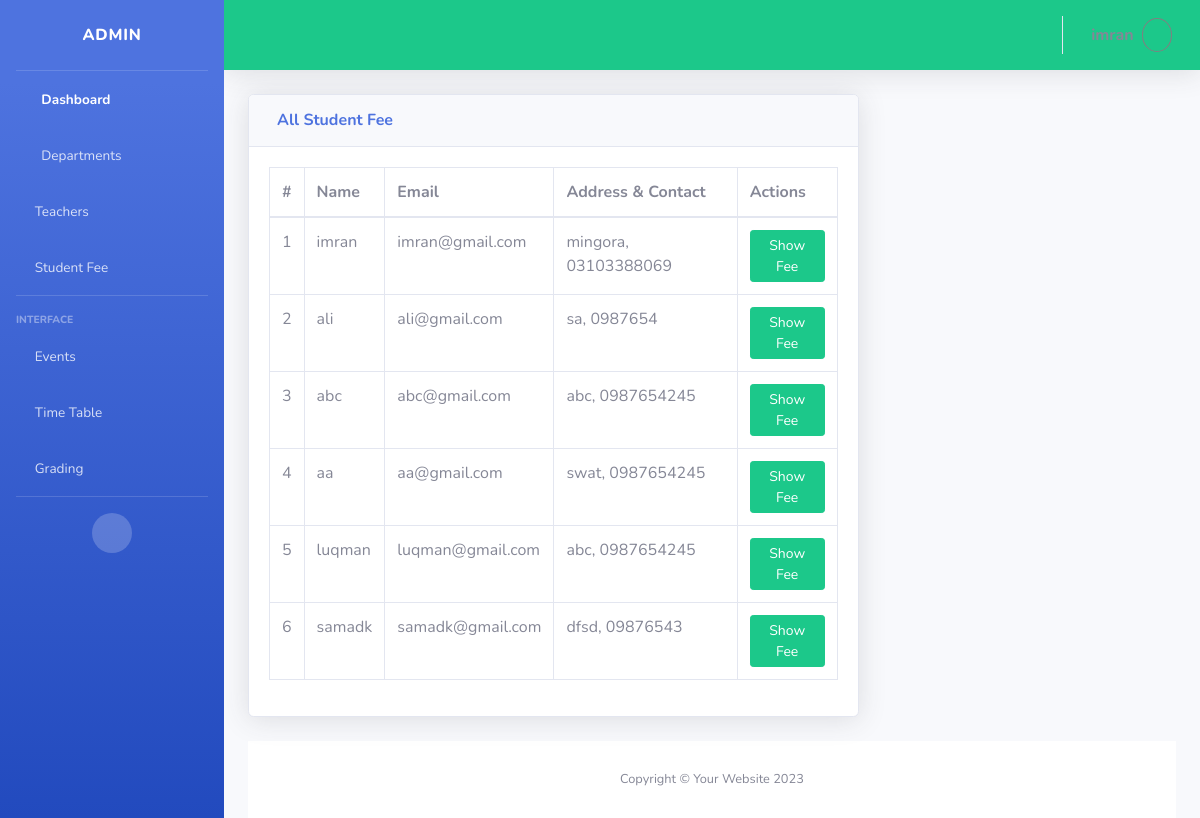
/admin/student_fee.php (signed in), run on the app's committed database.
### tables this page shows
CREATE TABLE `student_tbl` (
  `std_id` int(11) NOT NULL AUTO_INCREMENT,
  `name` varchar(255) DEFAULT NULL,
  `email` varchar(200) DEFAULT NULL,
  `password` varchar(255) DEFAULT NULL,
  `address` varchar(255) DEFAULT NULL,
  `contact` varchar(15) DEFAULT NULL,
  `campus_id` int(11) DEFAULT NULL,
  `batch_id` int(11) DEFAULT NULL,
  `semester` varchar(200) DEFAULT NULL,
  PRIMARY KEY (`std_id`),
  UNIQUE KEY `email` (`email`),
  KEY `campus_id` (`campus_id`),
  KEY `batch_id` (`batch_id`),
  CONSTRAINT `student_tbl_ibfk_1` FOREIGN KEY (`campus_id`) REFERENCES `campus_tbl` (`campus_id`) ON DELETE CASCADE ON UPDATE CASCADE,
  CONSTRAINT `student_tbl_ibfk_2` FOREIGN KEY (`batch_id`) REFERENCES `batch_tbl` (`batch_id`) ON DELETE CASCADE ON UPDATE CASCADE
);

### admin/student_fee.php (the view, shortened to what this page needs)
<?php
include('includes/header.php');
include('includes/navbar.php');
include('includes/top_bar.php');
$campus_id = $_SESSION['campus_id'];
?>
<div class="container-fluid">
    <div class="row">
        <div class="col-xl-8 col-md-12">
            <?php
        $sno = 1;
        $select_query = "SELECT * FROM student_tbl WHERE campus_id = '$campus_id' ";
        $students = mysqli_query($conn, $select_query);
        ?>
            <div class="card shadow mb-4">
                <div class="card-header py-3">
                    <div class="d-flex px-2 align-items-center">
                        <h6 class="m-0 font-weight-bold text-primary flex-grow-1">
                            All Student Fee
                        </h6>
                    </div>
                </div>
                <div class="card-body">
                    <div class="table-responsive">
                        <table class="table table-bordered" id="studentsTable" width="100%" cellspacing="0">
                            <thead>
                                <tr>
                                    <th>#</th>
                                    <th>Name</th>
                                    <th>Email</th>
                                    <th>Address & Contact</th>
                                    <th>Actions</th>
                                </tr>
                            </thead>
                            <tbody>
                                <?php while ($student = mysqli_fetch_assoc($students)) : ?>
                                <tr>
                                    <td>
                                        <?php echo $sno++ ?>
                                    </td>
                                    <td>
                                        <?php echo $student['name'] ?>
                                    </td>
                                    <td><?php echo $student['email'] ?></td>
                                    <td><?php echo $student['address'] . ', ' . $student['contact'] ?></td>
                                    <td>
                                        <a href="student_fee.php?std_id=<?php echo $student['std_id']; ?>"
                                            class="btn btn-success btn-sm">Show Fee</a>
                                    </td>
                                </tr>
                                <?php endwhile; ?>
                            </tbody>
                        </table>
                    </div>
                </div>
            </div>
        </div>
        <div class="col-xl-4 col-md-12">
    </div>
</div>
<?php
include('includes/footer.php');
?>

### data on the page
student_tbl: name "imran", email "imran@gmail.com", address "mingora", contact "03103388069"
student_tbl: name "ali", email "ali@gmail.com", address "sa", contact "0987654"
student_tbl: name "abc", email "abc@gmail.com", address "abc", contact "0987654245"
student_tbl: name "aa", email "aa@gmail.com", address "swat", contact "0987654245"
student_tbl: name "luqman", email "luqman@gmail.com", address "abc", contact "0987654245"
student_tbl: name "samadk", email "samadk@gmail.com", address "dfsd", contact "09876543"
